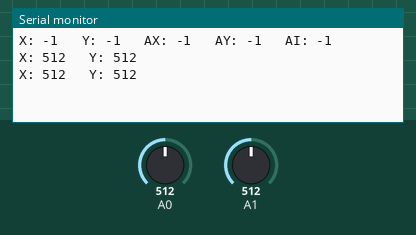
Bench run of a sketch on a simulated Arduino Uno, built with avr-gcc and run on an emulated ATmega328P. Parts: the last lines printed to the serial monitor. Inputs (shaded band) come from the test bench; at power-on: A0 = 512, A1 = 512.

Above: at 2.8 s.
2.9 s: A0 set to 716
At 3.3 s:
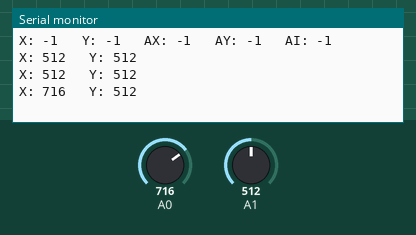
4.4 s: A1 set to 716
At 5.7 s:
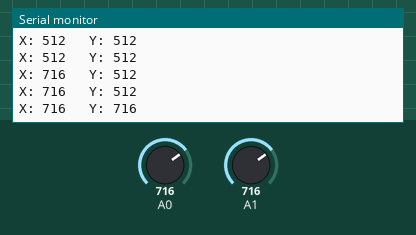
5.9 s: A0 set to 900
At 6.8 s:
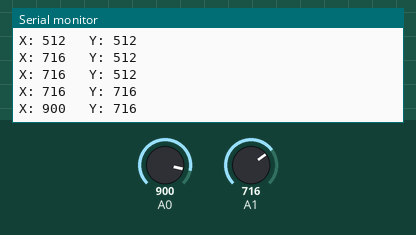
7.4 s: A1 set to 900
At 8.4 s:
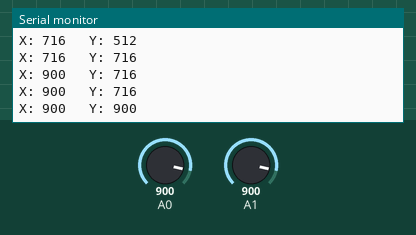
Timing chart, 0 to 9.9 s (numbered marks = the images above; inputs shaded):
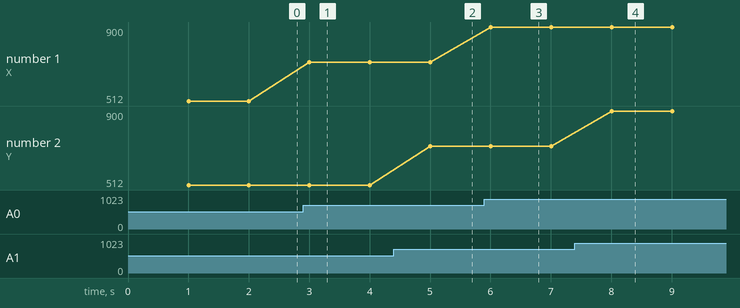

The sketch:

LoadAccMessure.ino
```cpp
//Direction: Right to left On: leftward down sloap

#include <Adafruit_MotorShield.h>
#include <lenlib.h>
#include <Servo.h>
#include <Wire.h>
#include <EEPROM.h>


// Tell it where to store your config data in EEPROM
#define CONFIG_START 32

int AxisX = 0;
int AxisY = 0;

mySensors Sensors; // create sensors object


// Example settings structure
struct StoreStruct {
  int x, y, ax, ay, AI;
};
struct StoreStruct storage;

void loadConfig() {
  // To make sure there are settings, and they are YOURS!
  // If nothing is found it will use the default settings.
     for (unsigned int t=0; t<sizeof(storage); t++)
      *((char*)&storage + t) = EEPROM.read(CONFIG_START + t);
}

void saveConfig() {
  for (unsigned int t=0; t<sizeof(storage); t++)
    EEPROM.write(CONFIG_START + t, *((char*)&storage + t));
}

void setup()
{
  Sensors.beginSensors(); // start sensors
  Serial.begin(9600); // set up Serial library at 9600 bps
  loadConfig();
  Serial.print("X: " + String(storage.x) + "\t Y: " + String(storage.y)  + "\t AX: " + String(storage.ax) + "\t AY: " + String(storage.ay) + "\t AI: " + String(storage.AI) + "\n");
}

void loop()
{
  delay(1000);
  AxisX = Sensors.readAccX();
  AxisY = Sensors.readAccY();

  Serial.print("X: " + String(AxisX) + "\t Y: " + String(AxisY) + "\n");
}
```

Measured:
- after the input at 2.9 s, the serial monitor: prints a new line after 0.10 s (image 1)
- after the input at 4.4 s, the serial monitor: prints a new line after 0.60 s (image 2)
- after the input at 5.9 s, the serial monitor: prints a new line after 0.10 s (image 3)
- after the input at 7.4 s, the serial monitor: prints a new line after 0.61 s (image 4)
- plotted number 1: 512 → 716 after the input at 2.9 s, 716 → 900 after the input at 5.9 s
